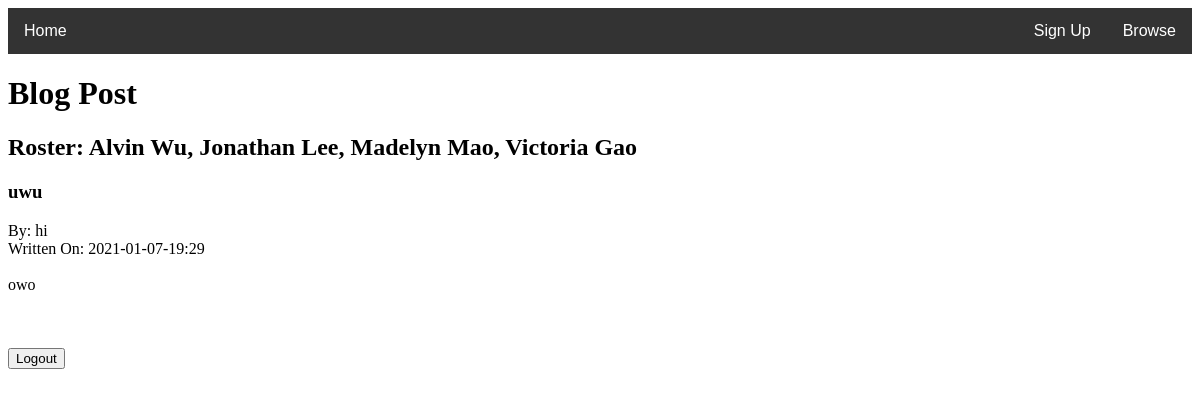
The page /post/2 on the database as committed earlier.
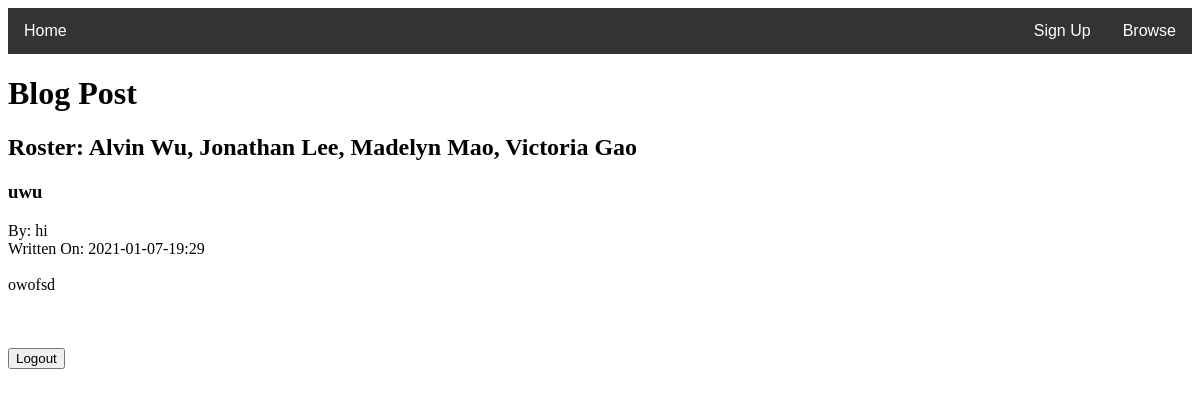
The same page on the database as committed later.
### tables this page shows
CREATE TABLE posts(ID INTEGER NOT NULL PRIMARY KEY, UserID text NOT NULL, Title text NOT NULL, Text text, Date text);

### app/__init__.py (the view, shortened to what this page needs)
@app.route("/post/<posturl>") # changed from viewblog
def viewblogpost(posturl):
    if posturl.isnumeric(): # to avoid errors
        c = db.cursor()
        c.execute('SELECT UserID,Title, Text, Date FROM posts WHERE ID = \'' + str(posturl) + '\'') # gets the post info by ID
        postinfo = c.fetchall()[0]
        c.execute('SELECT Username FROM users WHERE ID = \'' + str(postinfo[0]) + '\'') # gets user by user ID from post
        userinfo = c.fetchall()
        userinfo = userinfo[0]
        c.close()
        print(postinfo[0])
        print(postinfo[1])
        print(postinfo[2])
        print(userinfo[0])
        if ('username' not in session):
            return render_template('viewblogpost.html', title=postinfo[1], author=userinfo[0], body=postinfo[2], date=postinfo[3], status = False, allowEdit = False, user = 'Guest', posturl = posturl)
    else:
        return render_template('error.html', error='Not a valid blog post URL!')

### app/templates/viewblogpost.html (shortened to what this page needs)
<!DOCTYPE html>
<html>
{% extends "base.html" %}
{% block body %}
  <head>
  </head>
  <body>
   <h1> Blog Post </h1>
   <h2>
    Roster: Alvin Wu, Jonathan Lee, Madelyn Mao, Victoria Gao
    </h2>
<h3> {{title}} </h3>
By: {{author}}
<br>
Written On: {{date}}
<br>
<br>
{{body}}
<br>
<br>
<br></br>
    <form action = "/logout">
	<input type = "submit" value ="Logout">
    </form>
  </body>
{% endblock %}

Rows that differ between the two databases and show on the page:
changed posts "uwu": Text "owo" → "owofsd"
